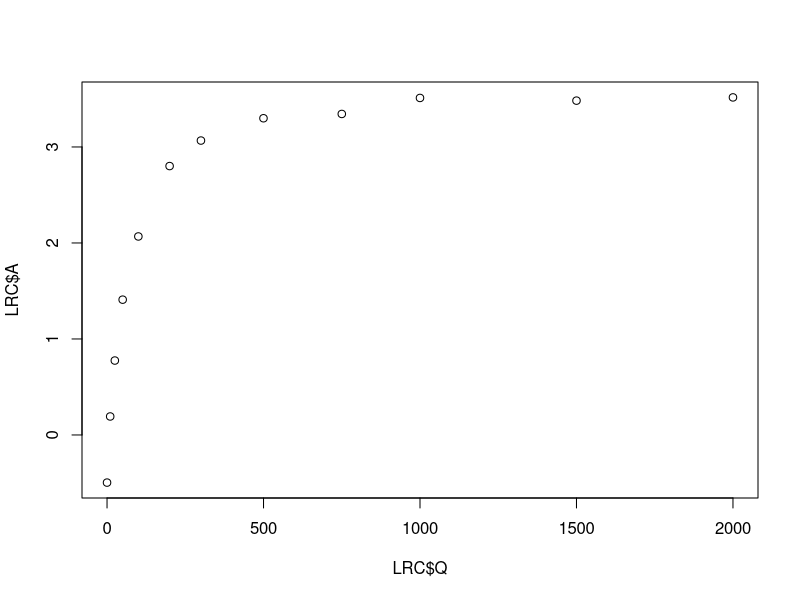

Write the R code that produced this figure. (Note: this script raises an error after producing the figure.)
## Fitting light response curves ##
# Harvard Forest 2021
# See Marino et al. 2010 :https://doi.org/10.1111/j.1365-2435.2009.01630.x
# and Schmiege et al. 2022:  https://doi.org/10.1111/pce.14448

# read Schmiege closely -- might be some additional parameters to calculate

library(tidyverse)
library(ggplot2)
library(minpack.lm)

# read in light response data 
LRC_dataset <- read.csv("HF2021_LRCdata.csv")





### Define Mitscherlich equation:
# Q = photosynthetically active photon flux density
# Amax = maximum net assimilation rate 
# LCP = light compensation point
# qLCP = apparent quantum yield

Mitscherlich_eqn <- function(Q, Amax, LCP, qLCP){
  
  Amax * (1 - exp((-qLCP * (Q - LCP))/Amax))
  
}


### Define Michaelis-Menten equation:
# Gmax = gross maximum photosynthetic rate
# Q = photosynthetically active photon flux density
# K = light intensity when Gmax is half max (half sat)
# Rd = leaf respiration rate

Michaelis_Menten_eqn <- function(Gmax, Q, K, Rd){
  
  ((Gmax * Q)/(K + Q)) - Rd
  
}

### Define Non-Rectangular Hyperbola equation:
# Q = photosynthetically active photon flux density
# Amax = maximum net assimilation rate
# Rd = leaf respiration rate
# qLCP = apparent quantum yield
# cF = curvature factor


Non_Rectangular_eqn <- function(qLCP, Q, Amax, cF, Rd){
  
  ((qLCP*Q + Amax - sqrt((qLCP*Q + Amax)**2 - 4*cF*qLCP*Q*Amax)) /
     (2*cF)) - Rd
}



#initial parameter guess for nls models
Mitsch_guess <-c(Amax = 9, LCP = 45, qLCP = 0.05)
Michael_guess <- c(Gmax = 12, K = 175, Rd = 2) 
NonRect_guess <- c(Amax = 3.38, qLCP = 0.0035, Rd = 0.5, cF = 0.50)




######################################################################
# iterate from here...manually...
# non-rectangular hyperbola is finicky and needs some manual input...
######################################################################



#Pull out individual LRC curve based on species and tree rep ID
unique_combinations <- LRC_dataset %>% distinct(Species, Tree_Rep)

i = 51
#51 failed -- come back to it...can't figure it out. 

Spp <-unique_combinations$Species[i]
Rep <- unique_combinations$Tree_Rep[i]

LRC <- LRC_dataset %>%
  filter(Species == Spp & Tree_Rep == Rep)

lrc_ID <- paste0(Spp, "_", Rep)

plot(LRC$A~LRC$Q)


# Fit the models using nls
#Mitscherlich:
fit_Mitsch <- nls(A ~ Mitscherlich_eqn(Q, Amax, LCP, qLCP), 
                  data = LRC, start = Mitsch_guess)


#Michaelis-Menten:
fit_Michael <- nls(A ~ Michaelis_Menten_eqn(Gmax, Q, K, Rd),
                   data = LRC, start = Michael_guess)

#Non-Rectangular Hyperbola:
# note -- run w/ algorithm = "default". If that fails, run w/ algorithm = "port"
# if that fails, tweak initial guess parameters
fit_NonRect <- nls(A ~ Non_Rectangular_eqn(qLCP, Q, Amax, cF, Rd),
                   data = LRC, start = NonRect_guess, 
                   upper = c(Amax = 50, qLCP = 0.15, Rd = 5, cF = 1),
                   lower = c(Amax = -Inf, qLCP = 0.001, Rd = -5, cF = -1.5)
                   ,algorithm = "port",
                   trace = TRUE,
                   warnOnly = TRUE
                   )





##############
# Define your model function
Non_Rectangular_eqn_2 <- function(qLCP, Q, Amax, cF, Rd) {
  
  ((qLCP * Q + Amax - sqrt((qLCP * Q + Amax)^2 - 4 * cF * qLCP * Q * Amax)) / (2 * cF)) - Rd
}

# Define initial parameter guesses for all parameters
NonRect_guess <- c(qLCP = 0.01, Amax = 10, cF = 0.5, Rd = 1)

# Fit the model using nlsLM from minpack.lm
fit_NonRect <- nlsLM(
  formula = A ~ Non_Rectangular_eqn_2(qLCP, Q, Amax, cF, Rd),
  data = LRC,
  start = NonRect_guess,
  lower = c(qLCP = 0.001, Amax = 0, cF = -1.5, Rd = -5),
  upper = c(qLCP = 0.15, Amax = 50, cF = 1, Rd = 5),
  control = nls.lm.control(maxiter = 1000)  # Adjust maxiter as needed
)

####





sum_Mitsch <- fit_Mitsch %>% summary() %>% coef() %>% t() %>%
  as.data.frame() %>% rename(
    Amax_Mitsch = Amax, 
    LCP_Mitsch = LCP, 
    qLCP_Mitsch = qLCP)

sum_Michael <- fit_Michael %>% summary() %>% coef() %>% t() %>% 
  as.data.frame() %>% rename(
    Gmax_Michael = Gmax, K_Michael = K, Rd_Michael = Rd)

sum_NonRect <- fit_NonRect %>% summary() %>% coef() %>% t() %>% 
  as.data.frame %>% rename(
    Amax_NonRect = Amax, qLCP_NonRect = qLCP, RD_NonRect = Rd, cF_NonRect = cF)
    

merged_summary <- bind_cols(sum_Michael, sum_Mitsch, sum_NonRect) %>%
  filter(rownames(.) == 'Estimate') %>% 
  mutate(LRC_ID = lrc_ID) %>% 
  select(LRC_ID, everything())


#results <- merged_summary #just first time
results <- bind_rows(results, merged_summary)



saveRDS(fit_Mitsch,
        paste0("saved_nls_models/", lrc_ID, "_Mitscherlich.rds"))
saveRDS(fit_Michael,
        paste0("saved_nls_models/", lrc_ID, "_MichaelisMenton.rds"))
saveRDS(fit_NonRect,
        paste0("saved_nls_models/", lrc_ID, "_NonRectHyperbola.rds"))



## fit the model and plot the results

#create a sequence of Q values for plotting
Q_seq <- seq(min(LRC$Q), max(LRC$Q), length.out = 100)

# predict A values using fitted model
predicted_Mitsch <- predict(fit_Mitsch, newdata = data.frame(Q = Q_seq))
predicted_Michael <- predict(fit_Michael, newdata = data.frame(Q = Q_seq))
predicted_NonRect <- predict(fit_NonRect, newdata = data.frame(Q = Q_seq))

# Combine predicted data for plotting
plot_data <- data.frame(Q = Q_seq, 
                        Mitscherlich = predicted_Mitsch,
                        Michaelis_Menten = predicted_Michael,
                        Non_Rectangular = predicted_NonRect)




ggplot(plot_data, aes(x = Q, y = A)) +
  geom_point(data = LRC, aes(color = "Collected Data"),  size = 3) +  
  geom_line(aes(y = Mitscherlich, color = "Mitscherlich"), linetype = "dashed") +  
  geom_line(aes(y = Michaelis_Menten, color = "Michaelis_Menten"), linetype = "dashed") +  
  geom_line(aes(y = Non_Rectangular, color = "Non_Rectangular"), linetype = "dotted") +
  labs(x = "Light Intensity (Q)", y = "Photosynthesis Rate (A)") +
  ggtitle(paste("Light Response Curve -", lrc_ID)) +
  scale_color_manual(
    values = c("Collected Data" = "black", 
               Mitscherlich = "red",
               Michaelis_Menten = "blue",
               Non_Rectangular = "darkgreen")
  ) +
  theme_minimal() +
  theme(
    legend.position = "bottom",
    legend.title = element_blank(),
    legend.spacing.x = unit(0.5, "lines")
  ) +
  guides(
    color = guide_legend(
      title = "Fits",
      title.position = "top",
      title.hjust = 0.5
    )
  )


rm(fit_Michael, fit_Mitsch, fit_NonRect, LRC, merged_summary, sum_Michael,
   sum_Mitsch, sum_NonRect, predicted_Michael, predicted_Mitsch,
   predicted_NonRect, plot_data); gc()

#write.csv(results, "saved_nls_models/model_parameter_summary2.csv")
